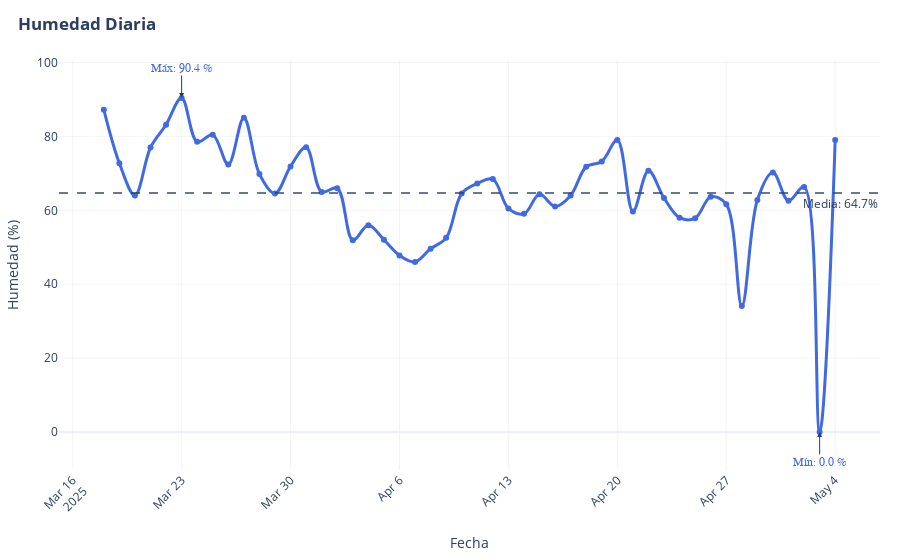

This figure's notebook cell:
### Code cell
def make_humidity_scatter_series(df_daily):

    fig = go.Figure()
    fig.add_trace(go.Scatter(
        x=df_daily.index, y=df_daily.values, name="Humedad (%)",
        mode="lines+markers", line=dict(color="#4169E1", width=3, shape="spline"),
        marker=dict(size=6), hovertemplate="%{x|%d %b}<br>%{y:.0f}%<extra></extra>"
    ))


    max_date = df_daily.idxmax()
    max_val  = df_daily.max()
    fig.add_annotation(
        x=max_date, y=max_val,
        text=f"Máx: {max_val:.1f} %",
        showarrow=True, arrowhead=2, ax=0, ay=-30,
        font=dict(size=12, family="Arial", color="#4169E1")
    )

    min_date = df_daily.idxmin()
    min_val  = df_daily.min()
    fig.add_annotation(
        x=min_date, y=min_val,
        text=f"Mín: {min_val:.1f} %",
        showarrow=True, arrowhead=2, ax=0, ay=30,
        font=dict(size=12, family="Arial", color="#4169E1")
    )


    avg = df_daily.mean()
    fig.add_hline(
        y=avg,
        line_dash="dash",
        annotation_text=f"Media: {avg:.1f}%",
        annotation_position="bottom right",
        opacity=0.7
    )

       
    # 5) Layout general + mejora de ejes
    fig.update_layout(
        title=dict(text="<b>Humedad Diaria</b>", x=0.02, xanchor="left"),
        template="plotly_white",
        margin=dict(l=30, r=20, t=60, b=40),
        hovermode="x unified",
        bargap=0.2,
        xaxis=dict(
            title="Fecha",
            showgrid=True,
            gridcolor="rgba(200,200,200,0.2)",
            tickangle=-45,
        ),
        yaxis=dict(title="Humedad (%)",
                   showgrid=True, gridcolor="rgba(200,200,200,0.2)")
    )

    
    
    return fig




bar = make_humidity_scatter_series(df_hum_daily)
bar.show()

### Figure 1 — Plotly figure (JSON) as saved in the notebook; plotly's stock layout.template omitted (floating-point values rounded to 4 significant figures)
{"data": [{"hovertemplate": "%{x|%d %b}<br>%{y:.0f}%<extra></extra>", "line": {"color": "#4169E1", "shape": "spline", "width": 3}, "marker": {"size": 6}, "mode": "lines+markers", "name": "Humedad (%)", "type": "scatter", "x": ["2025-03-18T00:00:00", "2025-03-19T00:00:00", "2025-03-20T00:00:00", "2025-03-21T00:00:00", "2025-03-22T00:00:00", "2025-03-23T00:00:00", "2025-03-24T00:00:00", "2025-03-25T00:00:00", "2025-03-26T00:00:00", "2025-03-27T00:00:00", "2025-03-28T00:00:00", "2025-03-29T00:00:00", "2025-03-30T00:00:00", "2025-03-31T00:00:00", "2025-04-01T00:00:00", "2025-04-02T00:00:00", "2025-04-03T00:00:00", "2025-04-04T00:00:00", "2025-04-05T00:00:00", "2025-04-06T00:00:00", "2025-04-07T00:00:00", "2025-04-08T00:00:00", "2025-04-09T00:00:00", "2025-04-10T00:00:00", "2025-04-11T00:00:00", "2025-04-12T00:00:00", "2025-04-13T00:00:00", "2025-04-14T00:00:00", "2025-04-15T00:00:00", "2025-04-16T00:00:00", "2025-04-17T00:00:00", "2025-04-18T00:00:00", "2025-04-19T00:00:00", "2025-04-20T00:00:00", "2025-04-21T00:00:00", "2025-04-22T00:00:00", "2025-04-23T00:00:00", "2025-04-24T00:00:00", "2025-04-25T00:00:00", "2025-04-26T00:00:00", "2025-04-27T00:00:00", "2025-04-28T00:00:00", "2025-04-29T00:00:00", "2025-04-30T00:00:00", "2025-05-01T00:00:00", "2025-05-02T00:00:00", "2025-05-03T00:00:00", "2025-05-04T00:00:00"], "y": [87.25, 72.75, 64.04, 77, 83.17, 90.4, 78.54, 80.43, 72.42, 85.08, 69.83, 64.54, 71.88, 77.04, 64.96, 66, 51.92, 55.96, 52.04, 47.79, 46.04, 49.62, 52.54, 64.54, 67.25, 68.46, 60.5, 59.04, 64.33, 61.04, 64.04, 71.79, 73.23, 79, 59.7, 70.71, 63.33, 58, 57.87, 63.64, 61.64, 34.11, 62.8, 70.22, 62.57, 66.32, 0, 79]}], "layout": {"annotations": [{"arrowhead": 2, "ax": 0, "ay": -30, "font": {"color": "#4169E1", "family": "Arial", "size": 12}, "showarrow": true, "text": "Máx: 90.4 %", "x": "2025-03-23T00:00:00", "y": 90.4}, {"arrowhead": 2, "ax": 0, "ay": 30, "font": {"color": "#4169E1", "family": "Arial", "size": 12}, "showarrow": true, "text": "Mín: 0.0 %", "x": "2025-05-03T00:00:00", "y": 0}, {"showarrow": false, "text": "Media: 64.7%", "x": 1, "xanchor": "right", "xref": "x domain", "y": 64.67, "yanchor": "top", "yref": "y"}], "bargap": 0.2, "hovermode": "x unified", "margin": {"b": 40, "l": 30, "r": 20, "t": 60}, "shapes": [{"line": {"dash": "dash"}, "opacity": 0.7, "type": "line", "x0": 0, "x1": 1, "xref": "x domain", "y0": 64.67, "y1": 64.67, "yref": "y"}], "title": {"text": "<b>Humedad Diaria</b>", "x": 0.02, "xanchor": "left"}, "xaxis": {"gridcolor": "rgba(200,200,200,0.2)", "showgrid": true, "tickangle": -45, "title": {"text": "Fecha"}}, "yaxis": {"gridcolor": "rgba(200,200,200,0.2)", "showgrid": true, "title": {"text": "Humedad (%)"}}}}
